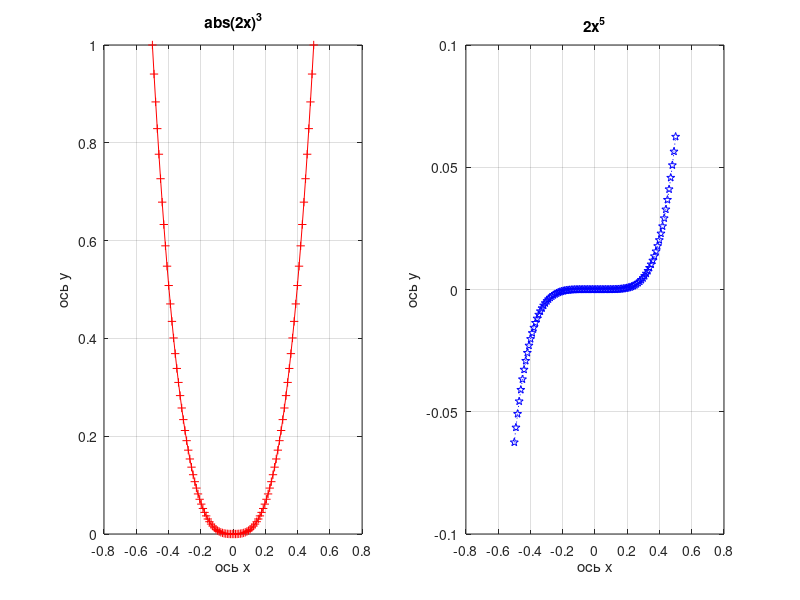

MATLAB code to generate this figure:
clc
clear variables
close all force

% Задание №4
%
% Построить график двух функций на заданном отрезке. Вывести графики:
%   - в разных окнах,
%   - в одном окне в одних осях,
%   - в одном окне в разных осях.
% Использовать разлиные цвета, стили, подписи, легенду. Нанести сетку.
%
% Вариант - 25 (подзадание 5)
%
% Построить график кусочно-заданной функции, отобразить ветви разными
% цветами и маркерами.
%
% а) В разных окнах
%

X = linspace(-0.5, 0.5, 100);
F =  abs(2 * X) .^ 3;
G = 2 * X .^ 5;
subplot(1, 2, 1)
plot(X, F, '+red-')
title('abs(2x)^3');
xlabel('ось x');
ylabel('ось y');
grid on
hold on
subplot(1, 2, 2);
plot(X, G, 'pblue:');
title('2x^5')
hold off
xlabel('ось x');
ylabel('ось y');
grid on
